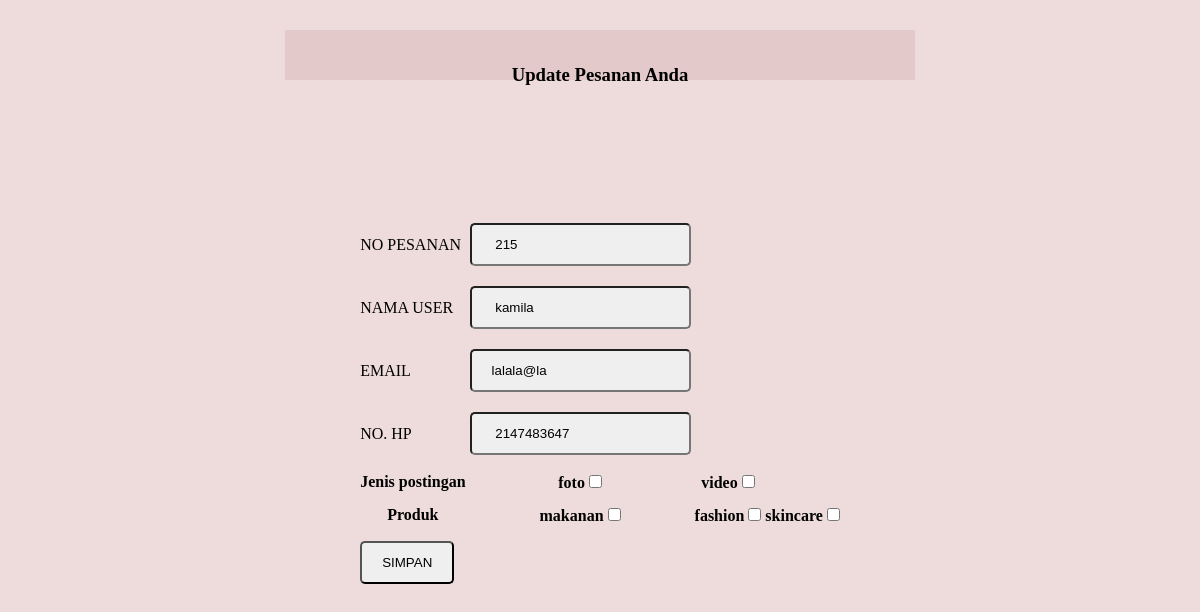
Page /edit.php?id_pesan=215 on the committed database.
### tables this page shows
CREATE TABLE `user` (
  `id_user` int(15) NOT NULL,
  `id_produk` int(15) DEFAULT NULL,
  `id_pesan` int(15) NOT NULL,
  `id_jenpos` int(15) DEFAULT NULL,
  `id_seleb` int(15) DEFAULT NULL,
  `nama_user` varchar(30) NOT NULL,
  `no_hp` int(15) NOT NULL,
  `email` varchar(40) NOT NULL
);

### edit.php (the view, shortened to what this page needs)
<?php
include 'connect.php';
	$id_pesan =$_GET['id_pesan'];
	$result = mysqli_query($connection, "SELECT A.id_pesan, A.nama_user, A.no_hp, A.email, B.nama, C.foto, C.video, D.makanan, D.fashion, D.skincare FROM  user A INNER JOIN Selebgram B ON A.id_pesan = B.id_pesan INNER JOIN jenis_postingan C ON a.id_user = c.id_jenpos INNER JOIN produk D ON A.id_user=D.id_produk WHERE A.id_pesan='$id_pesan' ");
	?>
<html>
<head>
</head>
<div class="edit">
<body>
<h3 align="center"> Update Pesanan Anda </h3>
<form action="edit.php" method="post">
<table align="center">
	<?php
	while ($data = mysqli_fetch_array($result)) {
		echo'
    <tr>
<td> NO PESANAN </td><br>
<td> <input type="text" name="id_pesan" value=" '.$data['id_pesan'].'"></td>
    </tr>
    <tr>
        <td>NAMA USER</td><br>
        <td>
        <input type="text" name="nama_user" value=" '.$data['nama_user'].'"></td>
    </tr>
     <tr>
        <td>EMAIL </td><br>
        <td>
        <input type="text" name="email" value="'.$data['email'].'"></td>
    </tr>
     <tr>
        <td>NO. HP</td><br>
        <td>
        <input type="text" name="no_hp" value=" '.$data['no_hp'].'"></td>
    </tr>
	 <tr>
    	<th align="center">Jenis postingan </th> <br>
		<th align="center"><label for="foto"> foto <input type="checkbox" name="foto" value="foto"> </label></th>
		<th align="center"><label for="video"> video <input type="checkbox" name="video" value="video"> </label></th>
    	</tr>
    	<tr>
    	<th align="center">Produk </th><br>
		<th align="center"><label for="makanan"> makanan <input type="checkbox" name="makanan" value="makanan"> </label></th>
		<th align="center"><label for="fashion"> fashion <input type="checkbox" name="fashion" value="fashion"> </label></th>
		<th align="center"><label for="skincare"> skincare <input type="checkbox" name="skincare" value="skincare"> </label></th>
    </tr>';
    	}
?>
<tr>
<td>
	<input type="submit" name="SIMPAN" class="SIMPAN" value="SIMPAN">
</td>
</tr>
</form>
</div>
</body>
</html>

### theme.css (style rules this page uses)
body { font-family:; background: #eedbdb; }
input { border-radius: 5px; background: #efefef; padding: 12px 20px; margin: 8px 0; box-sizing: border-box; }
h3 { background-color: ; color: }
.edit { width: 600px; height: 20px; background: #e3c9c9 ; margin: 30px auto; padding: 15px 15px; border-radius: 0px; border-width: 0px; }

### rows in the picture
user: id_pesan "215", nama_user "kamila", email "lalala@la", no_hp "2147483647"
